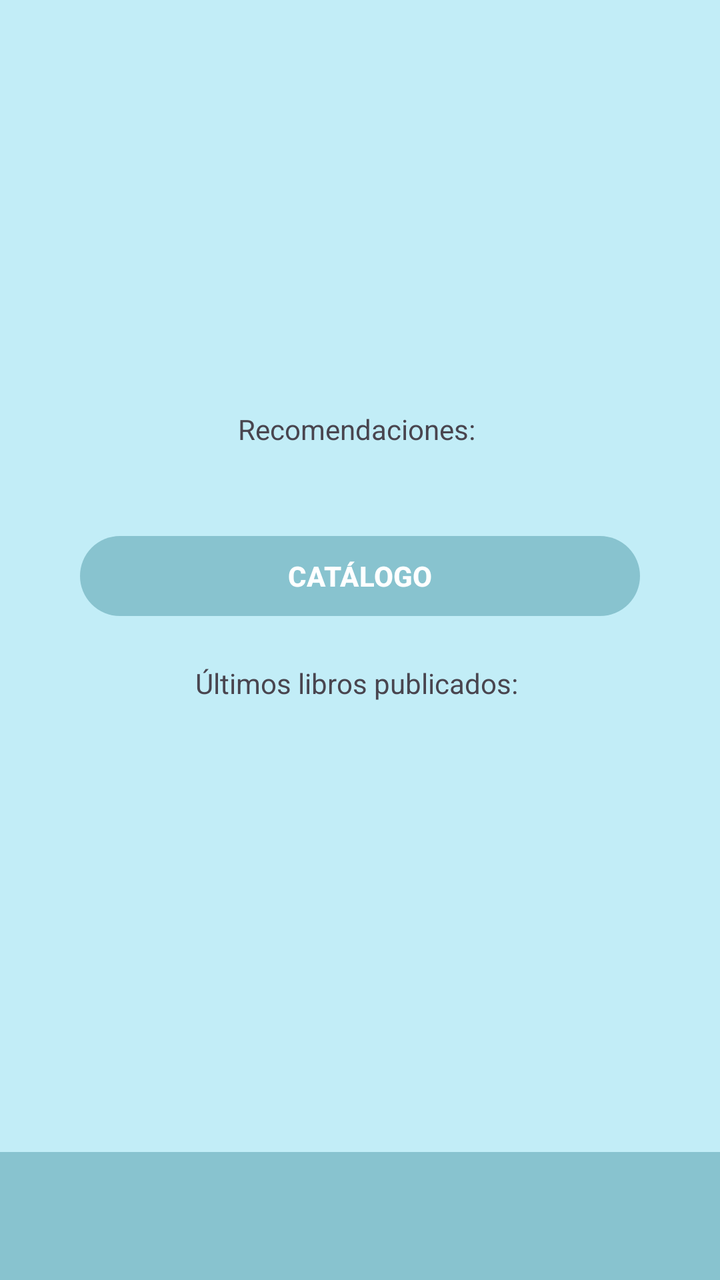
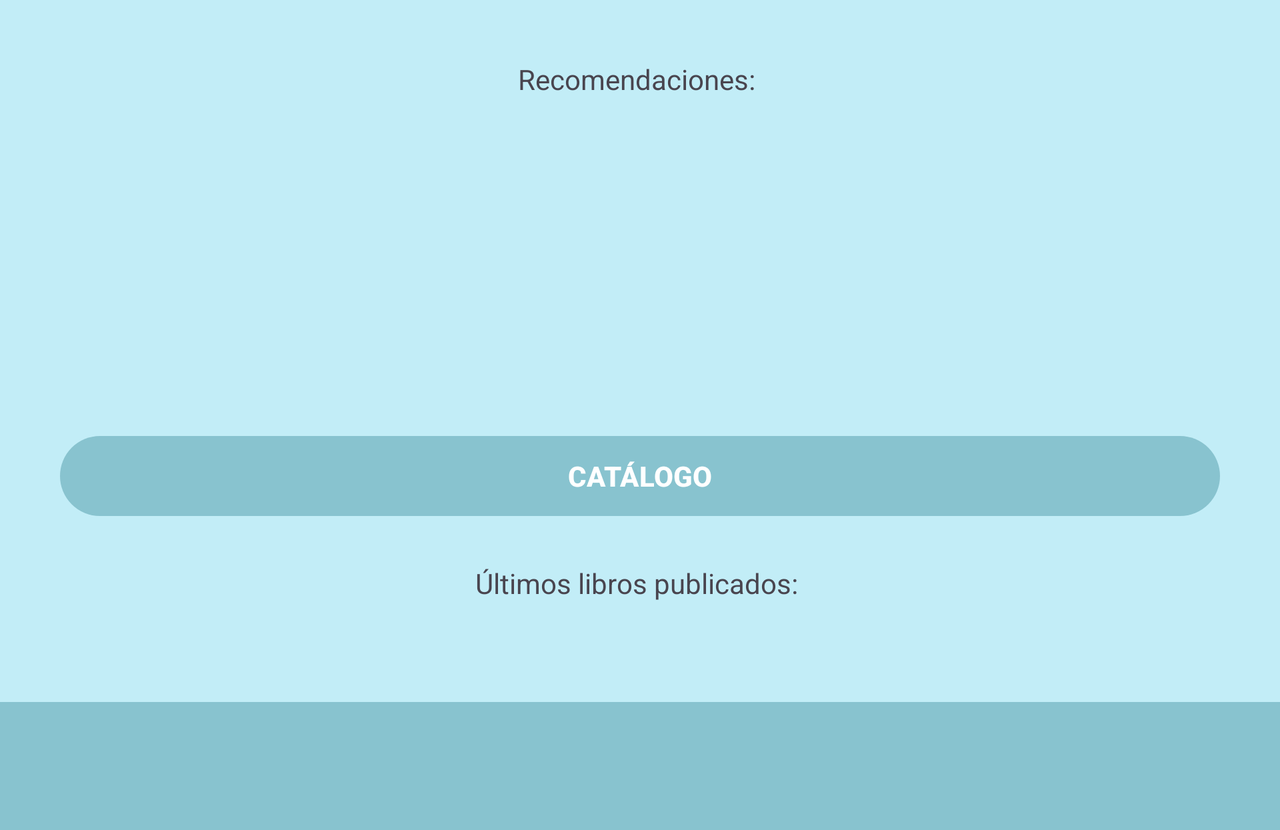

The same Android screen from two of the app's own layout files: first res/layout/ as a phone draws it, then the repository's variant for another configuration, drawn on a device whose configuration selects that folder. Both files follow.
<!-- AndroidManifest.xml: application theme Theme.BiblioTeis -->
<!-- res/layout/activity_main.xml -->
<?xml version="1.0" encoding="utf-8"?>
<androidx.constraintlayout.widget.ConstraintLayout xmlns:android="http://schemas.android.com/apk/res/android"
    xmlns:app="http://schemas.android.com/apk/res-auto"
    xmlns:tools="http://schemas.android.com/tools"
    android:id="@+id/main"
    android:layout_width="match_parent"
    android:layout_height="match_parent"
    tools:context=".mainActivity.MainActivity">

    <LinearLayout
        android:layout_width="match_parent"
        android:layout_height="wrap_content"
        android:orientation="vertical"
        android:padding="20dp"
        android:layout_marginBottom="20dp"
        app:layout_constraintBottom_toTopOf="@id/tbMain"
        app:layout_constraintEnd_toEndOf="parent"
        app:layout_constraintStart_toStartOf="parent"
        app:layout_constraintTop_toTopOf="parent">

        <LinearLayout
            android:layout_width="match_parent"
            android:layout_height="wrap_content"
            android:orientation="vertical">

            <TextView
                android:layout_width="wrap_content"
                android:layout_height="wrap_content"
                android:layout_margin="20dp"
                android:text="Recomendaciones: "
                android:layout_gravity="center"/>

            <androidx.recyclerview.widget.RecyclerView
                android:id="@+id/rvRecomendaciones"
                android:layout_width="match_parent"
                android:layout_height="wrap_content"
                />

            <Button
                android:id="@+id/btnCatalogo"
                android:layout_width="match_parent"
                android:layout_height="wrap_content"
                android:layout_gravity="center"
                android:layout_margin="20dp"
                android:text="CATÁLOGO"
                android:textStyle="bold"/>

            <TextView
                android:layout_width="wrap_content"
                android:layout_height="wrap_content"
                android:layout_marginBottom="20dp"
                android:text="Últimos libros publicados: "
                android:layout_gravity="center"/>

            <androidx.recyclerview.widget.RecyclerView
                android:id="@+id/rvUltimosPublicados"
                android:layout_width="match_parent"
                android:layout_height="wrap_content"
                />
        </LinearLayout>
    </LinearLayout>

    <androidx.appcompat.widget.Toolbar
        android:id="@+id/tbMain"
        android:layout_width="match_parent"
        android:layout_height="wrap_content"
        android:background="?attr/colorPrimary"
        android:minHeight="?attr/actionBarSize"
        android:theme="?attr/actionBarTheme"
        android:gravity="center"
        app:layout_constraintBottom_toBottomOf="parent"
        app:layout_constraintEnd_toEndOf="parent"
        app:layout_constraintStart_toStartOf="parent">
        <LinearLayout
            android:layout_width="wrap_content"
            android:layout_height="wrap_content"
            android:orientation="horizontal"
            android:layout_gravity="left"
            android:gravity="center">
            <TextView
                android:id="@+id/txtUsuario"
                android:layout_width="wrap_content"
                android:layout_height="wrap_content"
                />
            <TextView
                android:id="@+id/txtNombreUsuario"
                android:layout_width="wrap_content"
                android:layout_height="wrap_content"
                android:textStyle="bold"
                android:textSize="20sp"/>
        </LinearLayout>
    </androidx.appcompat.widget.Toolbar>
</androidx.constraintlayout.widget.ConstraintLayout>
<!-- resources referenced by this layout -->
<resources>
  <style name="Theme.BiblioTeis" parent="Base.Theme.BiblioTeis" />
  <style name="Base.Theme.BiblioTeis" parent="Theme.Material3.DayNight.NoActionBar">
          
          <item name="colorPrimary">@color/primary</item>
          <item name="colorPrimaryVariant">@color/primary_dark</item>
          <item name="colorOnPrimary">@color/white</item>
          <item name="colorOnPrimaryFixedVariant">@color/white</item>
  
  
          <item name="colorSecondary">@color/secondary_light</item>
          <item name="colorOnSecondary">@color/white</item>
          <item name="colorSecondaryVariant">@color/secondary_dark</item>
          <item name="colorOnSecondaryFixedVariant">@color/white</item>
  
          <item name="android:colorBackground">@color/background_light</item>
          <item name="android:textColorPrimary">@color/black</item>
  
      </style>
  <color name="primary">#88c3cf</color>
  <color name="primary_dark">#6099a5</color>
  <color name="white">#FFFFFFFF</color>
  <color name="secondary_light">#38737f</color>
  <color name="secondary_dark">#084f5a</color>
  <color name="background_light">#c2edf7</color>
  <color name="black">#FF000000</color>
</resources>
<!-- res/layout-land/activity_main.xml (the repository's variant of the layout above) -->
<!-- drawn on the phone turned sideways -->
<?xml version="1.0" encoding="utf-8"?>
<androidx.core.widget.NestedScrollView
    xmlns:android="http://schemas.android.com/apk/res/android"
    xmlns:app="http://schemas.android.com/apk/res-auto"
    xmlns:tools="http://schemas.android.com/tools"
    android:id="@+id/mainScrollView"
    android:layout_width="match_parent"
    android:layout_height="match_parent"
    android:fillViewport="true"
    tools:context=".mainActivity.MainActivity">
    <androidx.constraintlayout.widget.ConstraintLayout
        android:id="@+id/main"
        android:layout_width="match_parent"
        android:layout_height="wrap_content">

        <LinearLayout
            android:layout_width="match_parent"
            android:layout_height="wrap_content"
            android:orientation="vertical"
            android:padding="10dp"
            android:layout_marginBottom="20dp"
            app:layout_constraintBottom_toTopOf="@id/tbMain"
            app:layout_constraintEnd_toEndOf="parent"
            app:layout_constraintStart_toStartOf="parent"
            app:layout_constraintTop_toTopOf="parent">

            <LinearLayout
                android:layout_width="match_parent"
                android:layout_height="wrap_content"
                android:orientation="vertical">

                <TextView
                    android:layout_width="wrap_content"
                    android:layout_height="wrap_content"
                    android:layout_margin="20dp"
                    android:text="Recomendaciones: "
                    android:layout_gravity="center"/>

                <androidx.recyclerview.widget.RecyclerView
                    android:id="@+id/rvRecomendaciones"
                    android:layout_width="match_parent"
                    android:layout_height="125dp"
                    />

                <Button
                    android:id="@+id/btnCatalogo"
                    android:layout_width="match_parent"
                    android:layout_height="wrap_content"
                    android:layout_gravity="center"
                    android:layout_margin="20dp"
                    android:text="CATÁLOGO"
                    android:textStyle="bold"/>

                <TextView
                    android:layout_width="wrap_content"
                    android:layout_height="wrap_content"
                    android:layout_marginBottom="20dp"
                    android:text="Últimos libros publicados: "
                    android:layout_gravity="center"/>

                <androidx.recyclerview.widget.RecyclerView
                    android:id="@+id/rvUltimosPublicados"
                    android:layout_width="match_parent"
                    android:layout_height="wrap_content"
                    />
            </LinearLayout>
        </LinearLayout>

        <androidx.appcompat.widget.Toolbar
            android:id="@+id/tbMain"
            android:layout_width="match_parent"
            android:layout_height="wrap_content"
            android:background="?attr/colorPrimary"
            android:minHeight="?attr/actionBarSize"
            android:theme="?attr/actionBarTheme"
            android:gravity="center"
            app:layout_constraintBottom_toBottomOf="parent"
            app:layout_constraintEnd_toEndOf="parent"
            app:layout_constraintStart_toStartOf="parent">
            <LinearLayout
                android:layout_width="wrap_content"
                android:layout_height="wrap_content"
                android:orientation="horizontal"
                android:layout_gravity="left"
                android:gravity="center">
                <TextView
                    android:id="@+id/txtUsuario"
                    android:layout_width="wrap_content"
                    android:layout_height="wrap_content"
                    />
                <TextView
                    android:id="@+id/txtNombreUsuario"
                    android:layout_width="wrap_content"
                    android:layout_height="wrap_content"
                    android:textStyle="bold"
                    android:textSize="20sp"/>
            </LinearLayout>
        </androidx.appcompat.widget.Toolbar>
    </androidx.constraintlayout.widget.ConstraintLayout>

</androidx.core.widget.NestedScrollView>
